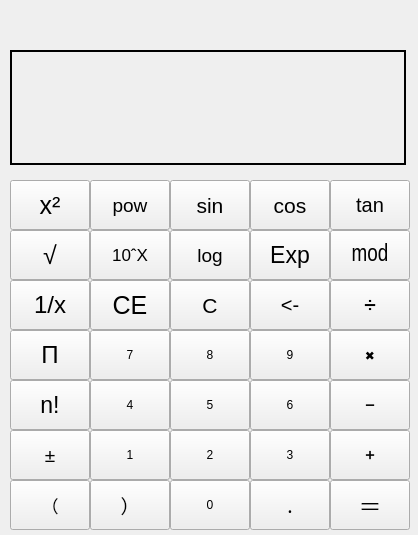
<?xml version="1.0" encoding="UTF-8"?>
<ui version="4.0">
 <class>Widget</class>
 <widget class="QWidget" name="Widget">
  <property name="windowModality">
   <enum>Qt::ApplicationModal</enum>
  </property>
  <property name="enabled">
   <bool>true</bool>
  </property>
  <property name="geometry">
   <rect>
    <x>0</x>
    <y>0</y>
    <width>418</width>
    <height>535</height>
   </rect>
  </property>
  <widget class="QStackedWidget" name="stackedWidget">
   <property name="geometry">
    <rect>
     <x>10</x>
     <y>170</y>
     <width>411</width>
     <height>361</height>
    </rect>
   </property>
   <property name="currentIndex">
    <number>1</number>
   </property>
   <widget class="QWidget" name="page">
    <widget class="QPushButton" name="Button_Clear_entry">
     <property name="geometry">
      <rect>
       <x>0</x>
       <y>60</y>
       <width>100</width>
       <height>60</height>
      </rect>
     </property>
     <property name="font">
      <font>
       <pointsize>19</pointsize>
      </font>
     </property>
     <property name="text">
      <string>CE</string>
     </property>
    </widget>
    <widget class="QPushButton" name="Button_Clear">
     <property name="geometry">
      <rect>
       <x>100</x>
       <y>60</y>
       <width>100</width>
       <height>60</height>
      </rect>
     </property>
     <property name="font">
      <font>
       <pointsize>16</pointsize>
      </font>
     </property>
     <property name="text">
      <string>C</string>
     </property>
    </widget>
    <widget class="QPushButton" name="Button_delete">
     <property name="geometry">
      <rect>
       <x>200</x>
       <y>60</y>
       <width>100</width>
       <height>60</height>
      </rect>
     </property>
     <property name="font">
      <font>
       <pointsize>15</pointsize>
      </font>
     </property>
     <property name="text">
      <string>&lt;-</string>
     </property>
    </widget>
    <widget class="MyButton" name="Button_divide">
     <property name="geometry">
      <rect>
       <x>300</x>
       <y>60</y>
       <width>100</width>
       <height>60</height>
      </rect>
     </property>
     <property name="font">
      <font>
       <pointsize>11</pointsize>
      </font>
     </property>
     <property name="cursor">
      <cursorShape>ArrowCursor</cursorShape>
     </property>
     <property name="text">
      <string>➗</string>
     </property>
    </widget>
    <widget class="MyButton" name="Button_multiply">
     <property name="geometry">
      <rect>
       <x>300</x>
       <y>120</y>
       <width>100</width>
       <height>60</height>
      </rect>
     </property>
     <property name="text">
      <string>✖</string>
     </property>
    </widget>
    <widget class="MyButton" name="Button_7">
     <property name="geometry">
      <rect>
       <x>0</x>
       <y>120</y>
       <width>100</width>
       <height>60</height>
      </rect>
     </property>
     <property name="text">
      <string>7</string>
     </property>
    </widget>
    <widget class="MyButton" name="Button_8">
     <property name="geometry">
      <rect>
       <x>100</x>
       <y>120</y>
       <width>100</width>
       <height>60</height>
      </rect>
     </property>
     <property name="text">
      <string>8</string>
     </property>
    </widget>
    <widget class="MyButton" name="Button_5">
     <property name="geometry">
      <rect>
       <x>100</x>
       <y>180</y>
       <width>100</width>
       <height>60</height>
      </rect>
     </property>
     <property name="text">
      <string>5</string>
     </property>
    </widget>
    <widget class="MyButton" name="Button_4">
     <property name="geometry">
      <rect>
       <x>0</x>
       <y>180</y>
       <width>100</width>
       <height>60</height>
      </rect>
     </property>
     <property name="text">
      <string>4</string>
     </property>
    </widget>
    <widget class="MyButton" name="Button_6">
     <property name="geometry">
      <rect>
       <x>200</x>
       <y>180</y>
       <width>100</width>
       <height>60</height>
      </rect>
     </property>
     <property name="text">
      <string>6</string>
     </property>
    </widget>
    <widget class="MyButton" name="Button_9">
     <property name="geometry">
      <rect>
       <x>200</x>
       <y>120</y>
       <width>100</width>
       <height>60</height>
      </rect>
     </property>
     <property name="text">
      <string>9</string>
     </property>
    </widget>
    <widget class="MyButton" name="Button_1">
     <property name="geometry">
      <rect>
       <x>0</x>
       <y>240</y>
       <width>100</width>
       <height>60</height>
      </rect>
     </property>
     <property name="text">
      <string>1</string>
     </property>
    </widget>
    <widget class="MyButton" name="Button_2">
     <property name="geometry">
      <rect>
       <x>100</x>
       <y>240</y>
       <width>100</width>
       <height>60</height>
      </rect>
     </property>
     <property name="text">
      <string>2</string>
     </property>
    </widget>
    <widget class="MyButton" name="Button_3">
     <property name="geometry">
      <rect>
       <x>200</x>
       <y>240</y>
       <width>100</width>
       <height>60</height>
      </rect>
     </property>
     <property name="text">
      <string>3</string>
     </property>
    </widget>
    <widget class="QPushButton" name="Button_plus_minus">
     <property name="geometry">
      <rect>
       <x>0</x>
       <y>300</y>
       <width>100</width>
       <height>60</height>
      </rect>
     </property>
     <property name="font">
      <font>
       <pointsize>14</pointsize>
      </font>
     </property>
     <property name="text">
      <string>±</string>
     </property>
    </widget>
    <widget class="MyButton" name="Button_0">
     <property name="geometry">
      <rect>
       <x>100</x>
       <y>300</y>
       <width>100</width>
       <height>60</height>
      </rect>
     </property>
     <property name="text">
      <string>0</string>
     </property>
    </widget>
    <widget class="MyButton" name="Button_decimal">
     <property name="geometry">
      <rect>
       <x>200</x>
       <y>300</y>
       <width>100</width>
       <height>60</height>
      </rect>
     </property>
     <property name="font">
      <font>
       <family>Bodoni MT Condensed</family>
       <pointsize>15</pointsize>
       <italic>false</italic>
       <bold>false</bold>
      </font>
     </property>
     <property name="text">
      <string>.</string>
     </property>
    </widget>
    <widget class="MyButton" name="Button_plus">
     <property name="geometry">
      <rect>
       <x>300</x>
       <y>240</y>
       <width>100</width>
       <height>60</height>
      </rect>
     </property>
     <property name="text">
      <string>➕</string>
     </property>
    </widget>
    <widget class="QPushButton" name="Button_equality">
     <property name="geometry">
      <rect>
       <x>300</x>
       <y>300</y>
       <width>100</width>
       <height>60</height>
      </rect>
     </property>
     <property name="font">
      <font>
       <pointsize>16</pointsize>
      </font>
     </property>
     <property name="text">
      <string>＝</string>
     </property>
    </widget>
    <widget class="MyButton" name="Button_minus">
     <property name="geometry">
      <rect>
       <x>300</x>
       <y>180</y>
       <width>100</width>
       <height>60</height>
      </rect>
     </property>
     <property name="text">
      <string>➖</string>
     </property>
    </widget>
    <widget class="QPushButton" name="Button_reciprocal">
     <property name="geometry">
      <rect>
       <x>300</x>
       <y>0</y>
       <width>100</width>
       <height>60</height>
      </rect>
     </property>
     <property name="font">
      <font>
       <pointsize>18</pointsize>
      </font>
     </property>
     <property name="text">
      <string>1/x</string>
     </property>
    </widget>
    <widget class="QPushButton" name="Button_root">
     <property name="geometry">
      <rect>
       <x>100</x>
       <y>0</y>
       <width>100</width>
       <height>60</height>
      </rect>
     </property>
     <property name="font">
      <font>
       <pointsize>19</pointsize>
      </font>
     </property>
     <property name="text">
      <string>√</string>
     </property>
    </widget>
    <widget class="MyButton" name="Button_mod">
     <property name="geometry">
      <rect>
       <x>0</x>
       <y>0</y>
       <width>100</width>
       <height>60</height>
      </rect>
     </property>
     <property name="maximumSize">
      <size>
       <width>16777215</width>
       <height>16777215</height>
      </size>
     </property>
     <property name="font">
      <font>
       <family>Arial Narrow</family>
       <pointsize>17</pointsize>
      </font>
     </property>
     <property name="text">
      <string>%</string>
     </property>
    </widget>
    <widget class="QPushButton" name="Button_square">
     <property name="geometry">
      <rect>
       <x>200</x>
       <y>0</y>
       <width>100</width>
       <height>60</height>
      </rect>
     </property>
     <property name="font">
      <font>
       <pointsize>19</pointsize>
      </font>
     </property>
     <property name="text">
      <string>x²</string>
     </property>
    </widget>
   </widget>
   <widget class="QWidget" name="page_2">
    <widget class="QPushButton" name="Button_pai">
     <property name="geometry">
      <rect>
       <x>0</x>
       <y>160</y>
       <width>80</width>
       <height>50</height>
      </rect>
     </property>
     <property name="font">
      <font>
       <pointsize>18</pointsize>
      </font>
     </property>
     <property name="text">
      <string>Π</string>
     </property>
    </widget>
    <widget class="QPushButton" name="Button_factorial">
     <property name="geometry">
      <rect>
       <x>0</x>
       <y>210</y>
       <width>80</width>
       <height>50</height>
      </rect>
     </property>
     <property name="font">
      <font>
       <pointsize>17</pointsize>
      </font>
     </property>
     <property name="text">
      <string>n!</string>
     </property>
    </widget>
    <widget class="MyButton" name="Button_Left_parenthesis">
     <property name="geometry">
      <rect>
       <x>0</x>
       <y>310</y>
       <width>80</width>
       <height>50</height>
      </rect>
     </property>
     <property name="font">
      <font>
       <pointsize>13</pointsize>
      </font>
     </property>
     <property name="text">
      <string>（</string>
     </property>
    </widget>
    <widget class="MyButton" name="Button_pow">
     <property name="geometry">
      <rect>
       <x>80</x>
       <y>10</y>
       <width>80</width>
       <height>50</height>
      </rect>
     </property>
     <property name="font">
      <font>
       <pointsize>14</pointsize>
      </font>
     </property>
     <property name="text">
      <string>pow</string>
     </property>
    </widget>
    <widget class="QPushButton" name="Button_Exp">
     <property name="geometry">
      <rect>
       <x>240</x>
       <y>60</y>
       <width>80</width>
       <height>50</height>
      </rect>
     </property>
     <property name="font">
      <font>
       <pointsize>17</pointsize>
      </font>
     </property>
     <property name="text">
      <string>Exp</string>
     </property>
    </widget>
    <widget class="QPushButton" name="Button_sin">
     <property name="geometry">
      <rect>
       <x>160</x>
       <y>10</y>
       <width>80</width>
       <height>50</height>
      </rect>
     </property>
     <property name="font">
      <font>
       <pointsize>16</pointsize>
      </font>
     </property>
     <property name="text">
      <string>sin</string>
     </property>
    </widget>
    <widget class="QPushButton" name="Button_10x">
     <property name="geometry">
      <rect>
       <x>80</x>
       <y>60</y>
       <width>80</width>
       <height>50</height>
      </rect>
     </property>
     <property name="font">
      <font>
       <pointsize>13</pointsize>
      </font>
     </property>
     <property name="text">
      <string>10ˆX</string>
     </property>
    </widget>
    <widget class="MyButton" name="Button_Right_parenthesis">
     <property name="geometry">
      <rect>
       <x>80</x>
       <y>310</y>
       <width>80</width>
       <height>50</height>
      </rect>
     </property>
     <property name="font">
      <font>
       <pointsize>14</pointsize>
      </font>
     </property>
     <property name="text">
      <string>）</string>
     </property>
    </widget>
    <widget class="QPushButton" name="Button_log">
     <property name="geometry">
      <rect>
       <x>160</x>
       <y>60</y>
       <width>80</width>
       <height>50</height>
      </rect>
     </property>
     <property name="font">
      <font>
       <pointsize>14</pointsize>
      </font>
     </property>
     <property name="text">
      <string>log</string>
     </property>
    </widget>
    <widget class="QPushButton" name="Button_tan">
     <property name="geometry">
      <rect>
       <x>320</x>
       <y>10</y>
       <width>80</width>
       <height>50</height>
      </rect>
     </property>
     <property name="font">
      <font>
       <pointsize>15</pointsize>
      </font>
     </property>
     <property name="text">
      <string>tan</string>
     </property>
    </widget>
    <widget class="QPushButton" name="Button_cos">
     <property name="geometry">
      <rect>
       <x>240</x>
       <y>10</y>
       <width>80</width>
       <height>50</height>
      </rect>
     </property>
     <property name="font">
      <font>
       <pointsize>16</pointsize>
      </font>
     </property>
     <property name="text">
      <string>cos</string>
     </property>
    </widget>
    <widget class="QPushButton" name="Button_square_2">
     <property name="geometry">
      <rect>
       <x>0</x>
       <y>10</y>
       <width>80</width>
       <height>50</height>
      </rect>
     </property>
     <property name="font">
      <font>
       <pointsize>19</pointsize>
      </font>
     </property>
     <property name="text">
      <string>x²</string>
     </property>
    </widget>
    <widget class="QPushButton" name="Button_root_2">
     <property name="geometry">
      <rect>
       <x>0</x>
       <y>60</y>
       <width>80</width>
       <height>50</height>
      </rect>
     </property>
     <property name="font">
      <font>
       <pointsize>19</pointsize>
      </font>
     </property>
     <property name="text">
      <string>√</string>
     </property>
    </widget>
    <widget class="MyButton" name="Button_mod_2">
     <property name="geometry">
      <rect>
       <x>320</x>
       <y>60</y>
       <width>80</width>
       <height>50</height>
      </rect>
     </property>
     <property name="maximumSize">
      <size>
       <width>16777215</width>
       <height>16777215</height>
      </size>
     </property>
     <property name="font">
      <font>
       <family>Arial Narrow</family>
       <pointsize>17</pointsize>
      </font>
     </property>
     <property name="text">
      <string>mod</string>
     </property>
    </widget>
    <widget class="QPushButton" name="Button_reciprocal_2">
     <property name="geometry">
      <rect>
       <x>0</x>
       <y>110</y>
       <width>80</width>
       <height>50</height>
      </rect>
     </property>
     <property name="font">
      <font>
       <pointsize>18</pointsize>
      </font>
     </property>
     <property name="text">
      <string>1/x</string>
     </property>
    </widget>
    <widget class="QPushButton" name="Button_Clear_entry_2">
     <property name="geometry">
      <rect>
       <x>80</x>
       <y>110</y>
       <width>80</width>
       <height>50</height>
      </rect>
     </property>
     <property name="font">
      <font>
       <pointsize>19</pointsize>
      </font>
     </property>
     <property name="text">
      <string>CE</string>
     </property>
    </widget>
    <widget class="QPushButton" name="Button_Clear_2">
     <property name="geometry">
      <rect>
       <x>160</x>
       <y>110</y>
       <width>80</width>
       <height>50</height>
      </rect>
     </property>
     <property name="font">
      <font>
       <pointsize>16</pointsize>
      </font>
     </property>
     <property name="text">
      <string>C</string>
     </property>
    </widget>
    <widget class="QPushButton" name="Button_delete_2">
     <property name="geometry">
      <rect>
       <x>240</x>
       <y>110</y>
       <width>80</width>
       <height>50</height>
      </rect>
     </property>
     <property name="font">
      <font>
       <pointsize>15</pointsize>
      </font>
     </property>
     <property name="text">
      <string>&lt;-</string>
     </property>
    </widget>
    <widget class="MyButton" name="Button_divide_2">
     <property name="geometry">
      <rect>
       <x>320</x>
       <y>110</y>
       <width>80</width>
       <height>50</height>
      </rect>
     </property>
     <property name="font">
      <font>
       <pointsize>11</pointsize>
      </font>
     </property>
     <property name="cursor">
      <cursorShape>ArrowCursor</cursorShape>
     </property>
     <property name="text">
      <string>➗</string>
     </property>
    </widget>
    <widget class="QPushButton" name="Button_plus_minus_2">
     <property name="geometry">
      <rect>
       <x>0</x>
       <y>260</y>
       <width>80</width>
       <height>50</height>
      </rect>
     </property>
     <property name="font">
      <font>
       <pointsize>14</pointsize>
      </font>
     </property>
     <property name="text">
      <string>±</string>
     </property>
    </widget>
    <widget class="MyButton" name="Button_07">
     <property name="geometry">
      <rect>
       <x>80</x>
       <y>160</y>
       <width>80</width>
       <height>50</height>
      </rect>
     </property>
     <property name="text">
      <string>7</string>
     </property>
    </widget>
    <widget class="MyButton" name="Button_04">
     <property name="geometry">
      <rect>
       <x>80</x>
       <y>210</y>
       <width>80</width>
       <height>50</height>
      </rect>
     </property>
     <property name="text">
      <string>4</string>
     </property>
    </widget>
    <widget class="MyButton" name="Button_01">
     <property name="geometry">
      <rect>
       <x>80</x>
       <y>260</y>
       <width>80</width>
       <height>50</height>
      </rect>
     </property>
     <property name="text">
      <string>1</string>
     </property>
    </widget>
    <widget class="MyButton" name="Button_08">
     <property name="geometry">
      <rect>
       <x>160</x>
       <y>160</y>
       <width>80</width>
       <height>50</height>
      </rect>
     </property>
     <property name="text">
      <string>8</string>
     </property>
    </widget>
    <widget class="MyButton" name="Button_05">
     <property name="geometry">
      <rect>
       <x>160</x>
       <y>210</y>
       <width>80</width>
       <height>50</height>
      </rect>
     </property>
     <property name="text">
      <string>5</string>
     </property>
    </widget>
    <widget class="MyButton" name="Button_02">
     <property name="geometry">
      <rect>
       <x>160</x>
       <y>260</y>
       <width>80</width>
       <height>50</height>
      </rect>
     </property>
     <property name="text">
      <string>2</string>
     </property>
    </widget>
    <widget class="MyButton" name="Button_00">
     <property name="geometry">
      <rect>
       <x>160</x>
       <y>310</y>
       <width>80</width>
       <height>50</height>
      </rect>
     </property>
     <property name="text">
      <string>0</string>
     </property>
    </widget>
    <widget class="MyButton" name="Button_09">
     <property name="geometry">
      <rect>
       <x>240</x>
       <y>160</y>
       <width>80</width>
       <height>50</height>
      </rect>
     </property>
     <property name="text">
      <string>9</string>
     </property>
    </widget>
    <widget class="MyButton" name="Button_06">
     <property name="geometry">
      <rect>
       <x>240</x>
       <y>210</y>
       <width>80</width>
       <height>50</height>
      </rect>
     </property>
     <property name="text">
      <string>6</string>
     </property>
    </widget>
    <widget class="MyButton" name="Button_03">
     <property name="geometry">
      <rect>
       <x>240</x>
       <y>260</y>
       <width>80</width>
       <height>50</height>
      </rect>
     </property>
     <property name="text">
      <string>3</string>
     </property>
    </widget>
    <widget class="MyButton" name="Button_decimal_2">
     <property name="geometry">
      <rect>
       <x>240</x>
       <y>310</y>
       <width>80</width>
       <height>50</height>
      </rect>
     </property>
     <property name="font">
      <font>
       <family>Bodoni MT Condensed</family>
       <pointsize>15</pointsize>
       <italic>false</italic>
       <bold>false</bold>
      </font>
     </property>
     <property name="text">
      <string>.</string>
     </property>
    </widget>
    <widget class="MyButton" name="Button_multiply_2">
     <property name="geometry">
      <rect>
       <x>320</x>
       <y>160</y>
       <width>80</width>
       <height>50</height>
      </rect>
     </property>
     <property name="text">
      <string>✖</string>
     </property>
    </widget>
    <widget class="MyButton" name="Button_minus_2">
     <property name="geometry">
      <rect>
       <x>320</x>
       <y>210</y>
       <width>80</width>
       <height>50</height>
      </rect>
     </property>
     <property name="text">
      <string>➖</string>
     </property>
    </widget>
    <widget class="MyButton" name="Button_plus_2">
     <property name="geometry">
      <rect>
       <x>320</x>
       <y>260</y>
       <width>80</width>
       <height>50</height>
      </rect>
     </property>
     <property name="text">
      <string>➕</string>
     </property>
    </widget>
    <widget class="QPushButton" name="Button_equality_2">
     <property name="geometry">
      <rect>
       <x>320</x>
       <y>310</y>
       <width>80</width>
       <height>50</height>
      </rect>
     </property>
     <property name="font">
      <font>
       <pointsize>17</pointsize>
      </font>
     </property>
     <property name="text">
      <string>＝</string>
     </property>
    </widget>
   </widget>
   <widget class="QWidget" name="page_3">
    <widget class="QLabel" name="label_2">
     <property name="geometry">
      <rect>
       <x>40</x>
       <y>40</y>
       <width>351</width>
       <height>31</height>
      </rect>
     </property>
     <property name="font">
      <font>
       <pointsize>14</pointsize>
      </font>
     </property>
     <property name="text">
      <string>中南大学计科2202陈康坤计算器</string>
     </property>
    </widget>
    <widget class="QLabel" name="label_3">
     <property name="geometry">
      <rect>
       <x>10</x>
       <y>20</y>
       <width>381</width>
       <height>251</height>
      </rect>
     </property>
     <property name="text">
      <string/>
     </property>
    </widget>
   </widget>
  </widget>
  <widget class="QLabel" name="label">
   <property name="geometry">
    <rect>
     <x>10</x>
     <y>50</y>
     <width>396</width>
     <height>115</height>
    </rect>
   </property>
   <property name="font">
    <font>
     <family>Arial</family>
     <pointsize>19</pointsize>
    </font>
   </property>
   <property name="frameShape">
    <enum>QFrame::Box</enum>
   </property>
   <property name="frameShadow">
    <enum>QFrame::Plain</enum>
   </property>
   <property name="lineWidth">
    <number>2</number>
   </property>
   <property name="midLineWidth">
    <number>8</number>
   </property>
   <property name="text">
    <string/>
   </property>
  </widget>
 </widget>
 <layoutdefault spacing="6" margin="11"/>
 <customwidgets>
  <customwidget>
   <class>MyButton</class>
   <extends>QPushButton</extends>
   <header location="global">mybutton.h</header>
  </customwidget>
 </customwidgets>
 <resources/>
 <connections/>
</ui>
